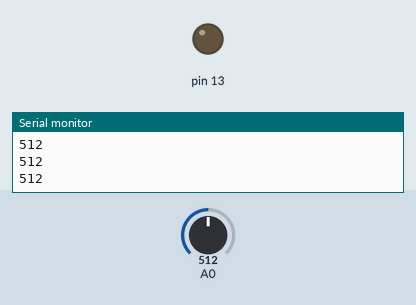
This sketch was run on a simulated Arduino Uno, built with avr-gcc and run on an emulated ATmega328P. On the bench: output pins drawn as LEDs (lit = HIGH), the last lines printed to the serial monitor. Inputs (shaded band) come from the test bench; at power-on: A0 = 512.

Above: at 1.2 s.
1.3 s: A0 set to 308
2.8 s: A0 set to 287
At 3.6 s:
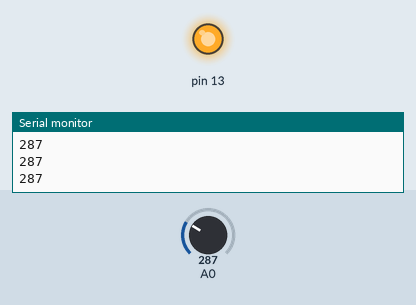
4.3 s: A0 set to 306
At 4.6 s:
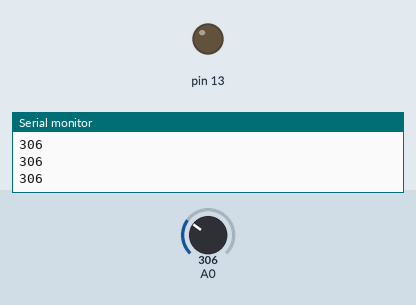
5.8 s: A0 set to 290
At 7.0 s:
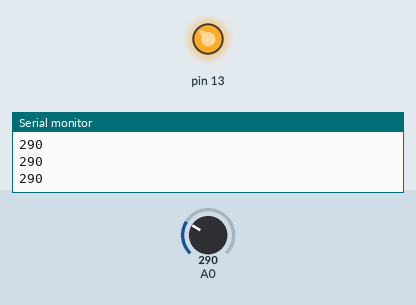
Timing chart, 0 to 8.3 s (numbered marks = the images above; inputs shaded):
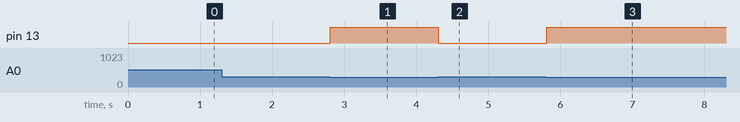

Measured:
- the behaviour switches between 301 and 300 on A0 (found by bisection; images 0 and 1)
- after the input at 2.8 s, pin 13: LOW → HIGH at once
- after the input at 4.3 s, pin 13: HIGH → LOW at once
- after the input at 5.8 s, pin 13: LOW → HIGH at once

The sketch:

Sound.ino
```cpp
int sound;

void setup() {
  Serial.begin(9600);
  pinMode(13, OUTPUT);

}

void loop() {

  sound = analogRead(A0);
  Serial.println(sound);

   if(sound <= 300){
    digitalWrite(13, HIGH);
   }else{
    digitalWrite(13, LOW);
   }


}
```
